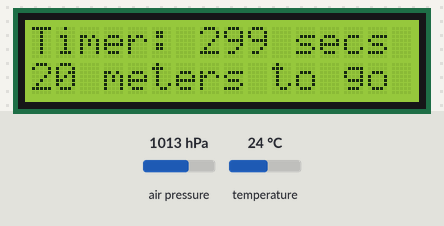
Recording of a sketch running on a simulated Arduino Uno, built with avr-gcc and run on an emulated ATmega328P. Shown: 16×2 character LCD. Wiring (inferred from the names in the program): BMP180 pressure sensor at I2C address 0x77. The inputs (shaded band) are chosen by the test bench; at power-on: air pressure 1013 hPa, temperature 24 °C. What the sketch prints to the serial monitor is not drawn.

Above: at 2.3 s.
2.4 s: air pressure set to 952 hPa
At 3.9 s:
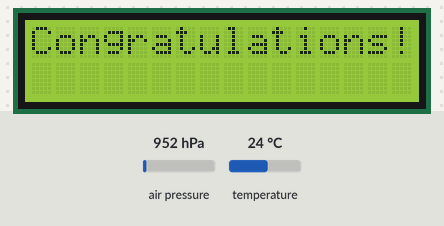
At 14.1 s:
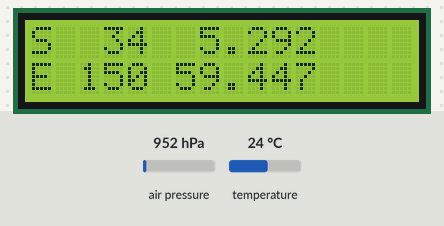
Timing chart, 0 to 14.7 s (numbered marks = the images above; inputs shaded):
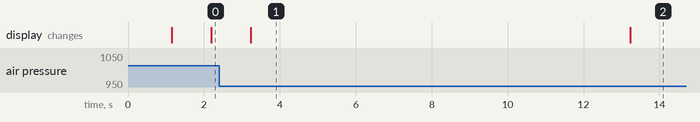

The sketch:

altlcd.ino
```cpp
// Your sketch must #include this library, and the Wire library.
// (Wire is a standard library included with Arduino.):

#include "SFE_BMP180.h"
#include "LiquidCrystal.h"
#include <Wire.h>

// You will need to create an SFE_BMP180 object, here called "pressure":

SFE_BMP180 pressure;

double baseline; // baseline pressure
double baseheight;

double getPressure();
int timeleft = 5 * 60;	// five minutes
int found = 0;
int intro = 10;

LiquidCrystal lcd(12, 11, 5, 4, 3, 2);


void setup()
{
  Serial.begin(9600);
  Serial.println("REBOOT");

  lcd.begin(16, 2);
  lcd.setCursor(0, 0);
  lcd.print("Hello, world!");

  // Initialize the sensor (it is important to get calibration values stored on the device).

  if (pressure.begin()) {
    Serial.println("BMP180 init success");
    lcd.setCursor(0, 1);
    lcd.print("BMP180 success");
    delay(1000);
  } else {
    // Oops, something went wrong, this is usually a connection problem,
    // see the comments at the top of this sketch for the proper connections.

    lcd.setCursor(0, 1);
    lcd.print("BMP180 failed");
    Serial.println("BMP180 init fail (disconnected?)\n\n");
    while(1); // Pause forever.
  }

  // Get the baseline pressure:
  baseline = getPressure();
  baseheight = pressure.altitude(baseline, baseline);

  Serial.print("Baseline pressure: ");
  Serial.print(baseline);
  Serial.println(" millibar");
  Serial.print("Baseline height: ");
  Serial.println(baseheight);
}

void loop()
{
  if (timeleft == 0) {
    lcd.clear();
    lcd.setCursor(0, 0);
    lcd.print("Time is up. Go");
    lcd.setCursor(0, 1);
    lcd.print("back and retry.");
    delay(10000);
    return;
  }

  double a,P;

  // Get a new pressure reading:

  P = getPressure();

  // Show the relative altitude difference between
  // the new reading and the baseline reading:

  a = pressure.altitude(P, baseline);

  if (a > 20) {
    found = 1;
    lcd.clear();
    lcd.setCursor(0, 0);
    lcd.print("Congratulations!");
    delay(10000);
  }
  if (found == 1) {
    lcd.clear();
    lcd.setCursor(0, 0);
    lcd.print("S  34  5.292");
    lcd.setCursor(0, 1);
    lcd.print("E 150 59.447");

    delay(120000);
    return;
  }

  Serial.print("relative altitude: ");
  if (a >= 0.0) Serial.print(" "); // add a space for positive numbers
  Serial.print(a,1);
  Serial.print(" meters, ");
  if (a >= 0.0) Serial.print(" "); // add a space for positive numbers
  Serial.print(a*3.28084,0);
  Serial.println(" feet");

  lcd.clear();
  lcd.setCursor(0, 0);
  lcd.print("Timer: ");
  lcd.print(timeleft);
  lcd.print(" secs");

  lcd.setCursor(0, 1);
  lcd.print(20 - (int)a);
  lcd.print(" meters to go");

  timeleft--;
  delay(1000);	// must match the decrement of timeleft which is in seconds
}


double getPressure()
{
  char status;
  double T,P;

  // You must first get a temperature measurement to perform a pressure reading.

  // Start a temperature measurement:
  // If request is successful, the number of ms to wait is returned.
  // If request is unsuccessful, 0 is returned.

  status = pressure.startTemperature();
  if (status != 0)
  {
    // Wait for the measurement to complete:

    delay(status);

    // Retrieve the completed temperature measurement:
    // Note that the measurement is stored in the variable T.
    // Use '&T' to provide the address of T to the function.
    // Function returns 1 if successful, 0 if failure.

    status = pressure.getTemperature(T);
    if (status != 0)
    {
      // Start a pressure measurement:
      // The parameter is the oversampling setting, from 0 to 3 (highest res, longest wait).
      // If request is successful, the number of ms to wait is returned.
      // If request is unsuccessful, 0 is returned.

      status = pressure.startPressure(3);
      if (status != 0)
      {
        // Wait for the measurement to complete:
        delay(status);

        // Retrieve the completed pressure measurement:
        // Note that the measurement is stored in the variable P.
        // Use '&P' to provide the address of P.
        // Note also that the function requires the previous temperature measurement (T).
        // (If temperature is stable, you can do one temperature measurement for a number of pressure measurements.)
        // Function returns 1 if successful, 0 if failure.

        status = pressure.getPressure(P,T);
        if (status != 0)
        {
          return(P);
        }
        else Serial.println("error retrieving pressure measurement\n");
      }
      else Serial.println("error starting pressure measurement\n");
    }
    else Serial.println("error retrieving temperature measurement\n");
  }
  else Serial.println("error starting temperature measurement\n");
  return 0;
}
```

SFE_BMP180.cpp
```cpp
// (licence header left out)
#include "SFE_BMP180.h"
#include <Wire.h>
#include <stdio.h>
#include <math.h>


SFE_BMP180::SFE_BMP180()
// Base library type
{
}


char SFE_BMP180::begin()
// Initialize library for subsequent pressure measurements
{
	double c3,c4,b1;

	// Start up the Arduino's "wire" (I2C) library:

	Wire.begin();

	// The BMP180 includes factory calibration data stored on the device.
	// Each device has different numbers, these must be retrieved and
	// used in the calculations when taking pressure measurements.

	// Retrieve calibration data from device:

	if (readInt(0xAA,AC1) &&
		readInt(0xAC,AC2) &&
		readInt(0xAE,AC3) &&
		readUInt(0xB0,AC4) &&
		readUInt(0xB2,AC5) &&
		readUInt(0xB4,AC6) &&
		readInt(0xB6,VB1) &&
		readInt(0xB8,VB2) &&
		readInt(0xBA,MB) &&
		readInt(0xBC,MC) &&
		readInt(0xBE,MD))
	{

		// All reads completed successfully!

		// If you need to check your math using known numbers,
		// you can uncomment one of these examples.
		// (The correct results are commented in the below functions.)

		// Example from Bosch datasheet
		// AC1 = 408; AC2 = -72; AC3 = -14383; AC4 = 32741; AC5 = 32757; AC6 = 23153;
		// B1 = 6190; B2 = 4; MB = -32768; MC = -8711; MD = 2868;

		// Example from http://wmrx00.sourceforge.net/Arduino/BMP180-Calcs.pdf
		// AC1 = 7911; AC2 = -934; AC3 = -14306; AC4 = 31567; AC5 = 25671; AC6 = 18974;
		// VB1 = 5498; VB2 = 46; MB = -32768; MC = -11075; MD = 2432;

		/*
		Serial.print("AC1: "); Serial.println(AC1);
		Serial.print("AC2: "); Serial.println(AC2);
		Serial.print("AC3: "); Serial.println(AC3);
		Serial.print("AC4: "); Serial.println(AC4);
		Serial.print("AC5: "); Serial.println(AC5);
		Serial.print("AC6: "); Serial.println(AC6);
		Serial.print("VB1: "); Serial.println(VB1);
		Serial.print("VB2: "); Serial.println(VB2);
		Serial.print("MB: "); Serial.println(MB);
		Serial.print("MC: "); Serial.println(MC);
		Serial.print("MD: "); Serial.println(MD);
		*/

		// Compute floating-point polynominals:

		c3 = 160.0 * pow(2,-15) * AC3;
		c4 = pow(10,-3) * pow(2,-15) * AC4;
		b1 = pow(160,2) * pow(2,-30) * VB1;
		c5 = (pow(2,-15) / 160) * AC5;
		c6 = AC6;
		mc = (pow(2,11) / pow(160,2)) * MC;
		md = MD / 160.0;
		x0 = AC1;
		x1 = 160.0 * pow(2,-13) * AC2;
		x2 = pow(160,2) * pow(2,-25) * VB2;
		y0 = c4 * pow(2,15);
		y1 = c4 * c3;
		y2 = c4 * b1;
		p0 = (3791.0 - 8.0) / 1600.0;
		p1 = 1.0 - 7357.0 * pow(2,-20);
		p2 = 3038.0 * 100.0 * pow(2,-36);

		/*
		Serial.println();
		Serial.print("c3: "); Serial.println(c3);
		Serial.print("c4: "); Serial.println(c4);
		Serial.print("c5: "); Serial.println(c5);
		Serial.print("c6: "); Serial.println(c6);
		Serial.print("b1: "); Serial.println(b1);
		Serial.print("mc: "); Serial.println(mc);
		Serial.print("md: "); Serial.println(md);
		Serial.print("x0: "); Serial.println(x0);
		Serial.print("x1: "); Serial.println(x1);
		Serial.print("x2: "); Serial.println(x2);
		Serial.print("y0: "); Serial.println(y0);
		Serial.print("y1: "); Serial.println(y1);
		Serial.print("y2: "); Serial.println(y2);
		Serial.print("p0: "); Serial.println(p0);
		Serial.print("p1: "); Serial.println(p1);
		Serial.print("p2: "); Serial.println(p2);
		*/

		// Success!
		return(1);
	}
	else
	{
		// Error reading calibration data; bad component or connection?
		return(0);
	}
}


char SFE_BMP180::readInt(char address, int16_t &value)
// Read a signed integer (two bytes) from device
// address: register to start reading (plus subsequent register)
// value: external variable to store data (function modifies value)
{
	unsigned char data[2];

	data[0] = address;
	if (readBytes(data,2))
	{
		value = (int16_t)((data[0]<<8)|data[1]);
		//if (*value & 0x8000) *value |= 0xFFFF0000; // sign extend if negative
		return(1);
	}
	value = 0;
	return(0);
}


char SFE_BMP180::readUInt(char address, uint16_t &value)
// Read an unsigned integer (two bytes) from device
// address: register to start reading (plus subsequent register)
// value: external variable to store data (function modifies value)
{
	unsigned char data[2];

	data[0] = address;
	if (readBytes(data,2))
	{
		value = (((uint16_t)data[0]<<8)|(uint16_t)data[1]);
		return(1);
	}
	value = 0;
	return(0);
}


char SFE_BMP180::readBytes(unsigned char *values, char length)
// Read an array of bytes from device
// values: external array to hold data. Put starting register in values[0].
// length: number of bytes to read
{
	char x;

	Wire.beginTransmission(BMP180_ADDR);
	Wire.write(values[0]);
	_error = Wire.endTransmission();
	if (_error == 0)
	{
		Wire.requestFrom(BMP180_ADDR,length);
		while(Wire.available() != length) ; // wait until bytes are ready
		for(x=0;x<length;x++)
		{
			values[x] = Wire.read();
		}
		return(1);
	}
	return(0);
}


char SFE_BMP180::writeBytes(unsigned char *values, char length)
// Write an array of bytes to device
// values: external array of data to write. Put starting register in values[0].
// length: number of bytes to write
{
	Wire.beginTransmission(BMP180_ADDR);
	Wire.write(values,length);
	_error = Wire.endTransmission();
	if (_error == 0)
		return(1);
	else
		return(0);
}


char SFE_BMP180::startTemperature(void)
// Begin a temperature reading.
// Will return delay in ms to wait, or 0 if I2C error
{
	unsigned char data[2], result;

	data[0] = BMP180_REG_CONTROL;
	data[1] = BMP180_COMMAND_TEMPERATURE;
	result = writeBytes(data, 2);
	if (result) // good write?
		return(5); // return the delay in ms (rounded up) to wait before retrieving data
	else
		return(0); // or return 0 if there was a problem communicating with the BMP
}


char SFE_BMP180::getTemperature(double &T)
// Retrieve a previously-started temperature reading.
// Requires begin() to be called once prior to retrieve calibration parameters.
// Requires startTemperature() to have been called prior and sufficient time elapsed.
// T: external variable to hold result.
// Returns 1 if successful, 0 if I2C error.
{
	unsigned char data[2];
	char result;
	double tu, a;

	data[0] = BMP180_REG_RESULT;

	result = readBytes(data, 2);
	if (result) // good read, calculate temperature
	{
		tu = (data[0] * 256.0) + data[1];

		//example from Bosch datasheet
		//tu = 27898;

		//example from http://wmrx00.sourceforge.net/Arduino/BMP085-Calcs.pdf
		//tu = 0x69EC;

		a = c5 * (tu - c6);
		T = a + (mc / (a + md));

		/*
		Serial.println();
		Serial.print("tu: "); Serial.println(tu);
		Serial.print("a: "); Serial.println(a);
		Serial.print("T: "); Serial.println(*T);
		*/
	}
	return(result);
}


char SFE_BMP180::startPressure(char oversampling)
// Begin a pressure reading.
// Oversampling: 0 to 3, higher numbers are slower, higher-res outputs.
// Will return delay in ms to wait, or 0 if I2C error.
{
	unsigned char data[2], result, delay;

	data[0] = BMP180_REG_CONTROL;

	switch (oversampling)
	{
		case 0:
			data[1] = BMP180_COMMAND_PRESSURE0;
			delay = 5;
		break;
		case 1:
			data[1] = BMP180_COMMAND_PRESSURE1;
			delay = 8;
		break;
		case 2:
			data[1] = BMP180_COMMAND_PRESSURE2;
			delay = 14;
		break;
		case 3:
			data[1] = BMP180_COMMAND_PRESSURE3;
			delay = 26;
		break;
		default:
			data[1] = BMP180_COMMAND_PRESSURE0;
			delay = 5;
		break;
	}
	result = writeBytes(data, 2);
	if (result) // good write?
		return(delay); // return the delay in ms (rounded up) to wait before retrieving data
	else
		return(0); // or return 0 if there was a problem communicating with the BMP
}


char SFE_BMP180::getPressure(double &P, double &T)
// Retrieve a previously started pressure reading, calculate abolute pressure in mbars.
// Requires begin() to be called once prior to retrieve calibration parameters.
// Requires startPressure() to have been called prior and sufficient time elapsed.
// Requires recent temperature reading to accurately calculate pressure.

// P: external variable to hold pressure.
// T: previously-calculated temperature.
// Returns 1 for success, 0 for I2C error.

// Note that calculated pressure value is absolute mbars, to compensate for altitude call sealevel().
{
	unsigned char data[3];
	char result;
	double pu,s,x,y,z;

	data[0] = BMP180_REG_RESULT;

	result = readBytes(data, 3);
	if (result) // good read, calculate pressure
	{
		pu = (data[0] * 256.0) + data[1] + (data[2]/256.0);

		//example from Bosch datasheet
		//pu = 23843;

		//example from http://wmrx00.sourceforge.net/Arduino/BMP085-Calcs.pdf, pu = 0x982FC0;
		//pu = (0x98 * 256.0) + 0x2F + (0xC0/256.0);

		s = T - 25.0;
		x = (x2 * pow(s,2)) + (x1 * s) + x0;
		y = (y2 * pow(s,2)) + (y1 * s) + y0;
		z = (pu - x) / y;
		P = (p2 * pow(z,2)) + (p1 * z) + p0;

		/*
		Serial.println();
		Serial.print("pu: "); Serial.println(pu);
		Serial.print("T: "); Serial.println(*T);
		Serial.print("s: "); Serial.println(s);
		Serial.print("x: "); Serial.println(x);
		Serial.print("y: "); Serial.println(y);
		Serial.print("z: "); Serial.println(z);
		Serial.print("P: "); Serial.println(*P);
		*/
	}
	return(result);
}


double SFE_BMP180::sealevel(double P, double A)
// Given a pressure P (mb) taken at a specific altitude (meters),
// return the equivalent pressure (mb) at sea level.
// This produces pressure readings that can be used for weather measurements.
{
	return(P/pow(1-(A/44330.0),5.255));
}


double SFE_BMP180::altitude(double P, double P0)
// Given a pressure measurement P (mb) and the pressure at a baseline P0 (mb),
// return altitude (meters) above baseline.
{
	return(44330.0*(1-pow(P/P0,1/5.255)));
}


char SFE_BMP180::getError(void)
	// If any library command fails, you can retrieve an extended
	// error code using this command. Errors are from the wire library:
	// 0 = Success
	// 1 = Data too long to fit in transmit buffer
	// 2 = Received NACK on transmit of address
	// 3 = Received NACK on transmit of data
	// 4 = Other error
{
	return(_error);
}
```

SFE_BMP180.h
```cpp
// (licence header left out)
#ifndef SFE_BMP180_h
#define SFE_BMP180_h

#if defined(ARDUINO) && ARDUINO >= 100
#include "Arduino.h"
#else
#include "WProgram.h"
#endif

class SFE_BMP180
{
	public:
		SFE_BMP180(); // base type

		char begin();
			// call pressure.begin() to initialize BMP180 before use
			// returns 1 if success, 0 if failure (bad component or I2C bus shorted?)

		char startTemperature(void);
			// command BMP180 to start a temperature measurement
			// returns (number of ms to wait) for success, 0 for fail

		char getTemperature(double &T);
			// return temperature measurement from previous startTemperature command
			// places returned value in T variable (deg C)
			// returns 1 for success, 0 for fail

		char startPressure(char oversampling);
			// command BMP180 to start a pressure measurement
			// oversampling: 0 - 3 for oversampling value
			// returns (number of ms to wait) for success, 0 for fail

		char getPressure(double &P, double &T);
			// return absolute pressure measurement from previous startPressure command
			// note: requires previous temperature measurement in variable T
			// places returned value in P variable (mbar)
			// returns 1 for success, 0 for fail

		double sealevel(double P, double A);
			// convert absolute pressure to sea-level pressure (as used in weather data)
			// P: absolute pressure (mbar)
			// A: current altitude (meters)
			// returns sealevel pressure in mbar

		double altitude(double P, double P0);
			// convert absolute pressure to altitude (given baseline pressure; sea-level, runway, etc.)
			// P: absolute pressure (mbar)
			// P0: fixed baseline pressure (mbar)
			// returns signed altitude in meters

		char getError(void);
			// If any library command fails, you can retrieve an extended
			// error code using this command. Errors are from the wire library:
			// 0 = Success
			// 1 = Data too long to fit in transmit buffer
			// 2 = Received NACK on transmit of address
			// 3 = Received NACK on transmit of data
			// 4 = Other error

	private:

		char readInt(char address, int16_t &value);
			// read an signed int (16 bits) from a BMP180 register
			// address: BMP180 register address
			// value: external signed int for returned value (16 bits)
			// returns 1 for success, 0 for fail, with result in value

		char readUInt(char address, uint16_t &value);
			// read an unsigned int (16 bits) from a BMP180 register
			// address: BMP180 register address
			// value: external unsigned int for returned value (16 bits)
			// returns 1 for success, 0 for fail, with result in value

		char readBytes(unsigned char *values, char length);
			// read a number of bytes from a BMP180 register
			// values: array of char with register address in first location [0]
			// length: number of bytes to read back
			// returns 1 for success, 0 for fail, with read bytes in values[] array

		char writeBytes(unsigned char *values, char length);
			// write a number of bytes to a BMP180 register (and consecutive subsequent registers)
			// values: array of char with register address in first location [0]
			// length: number of bytes to write
			// returns 1 for success, 0 for fail

		int16_t AC1,AC2,AC3,VB1,VB2,MB,MC,MD;
		uint16_t AC4,AC5,AC6;
		double c5,c6,mc,md,x0,x1,x2,y0,y1,y2,p0,p1,p2;
		char _error;
};

#define BMP180_ADDR 0x77 // 7-bit address

#define	BMP180_REG_CONTROL 0xF4
#define	BMP180_REG_RESULT 0xF6

#define	BMP180_COMMAND_TEMPERATURE 0x2E
#define	BMP180_COMMAND_PRESSURE0 0x34
#define	BMP180_COMMAND_PRESSURE1 0x74
#define	BMP180_COMMAND_PRESSURE2 0xB4
#define	BMP180_COMMAND_PRESSURE3 0xF4

#endif
```

Measured:
- after the input at 2.4 s, the display: changes after 0.83 s (image 1)
- what the display in image 1 shows lasts 10.0 s, from 3.2 s to 13.2 s
